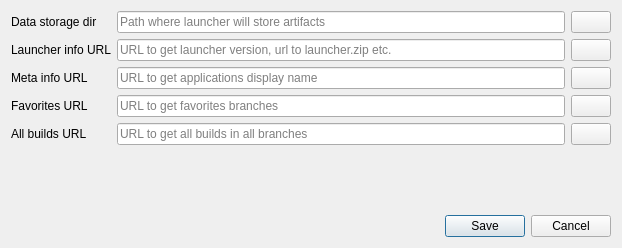
<?xml version="1.0" encoding="UTF-8"?>
<ui version="4.0">
 <class>PreferencesDialog</class>
 <widget class="QDialog" name="PreferencesDialog">
  <property name="geometry">
   <rect>
    <x>0</x>
    <y>0</y>
    <width>622</width>
    <height>248</height>
   </rect>
  </property>
  <property name="windowTitle">
   <string>Dialog</string>
  </property>
  <layout class="QVBoxLayout" name="verticalLayout">
   <item>
    <layout class="QGridLayout" name="gridLayout">
     <item row="1" column="1">
      <widget class="QLineEdit" name="lineEdit_launcherInfoURL">
       <property name="toolTip">
        <string>URL to get launcher version, url to launcher.zip etc.</string>
       </property>
       <property name="placeholderText">
        <string>URL to get launcher version, url to launcher.zip etc.</string>
       </property>
      </widget>
     </item>
     <item row="1" column="0">
      <widget class="QLabel" name="label_2">
       <property name="text">
        <string>Launcher info URL</string>
       </property>
      </widget>
     </item>
     <item row="0" column="2">
      <widget class="QPushButton" name="pushButton_selectStorageDir">
       <property name="toolTip">
        <string>Choose storage dir</string>
       </property>
       <property name="text">
        <string/>
       </property>
       <property name="icon">
        <iconset resource="icons.qrc">
         <normaloff>:/Icons/openfolder.png</normaloff>:/Icons/openfolder.png</iconset>
       </property>
      </widget>
     </item>
     <item row="0" column="1">
      <widget class="QLineEdit" name="lineEdit_launcherDataPath">
       <property name="toolTip">
        <string>Path where launcher will store artifacts</string>
       </property>
       <property name="text">
        <string/>
       </property>
       <property name="placeholderText">
        <string>Path where launcher will store artifacts</string>
       </property>
      </widget>
     </item>
     <item row="0" column="0">
      <widget class="QLabel" name="label">
       <property name="text">
        <string>Data storage dir</string>
       </property>
      </widget>
     </item>
     <item row="4" column="1">
      <widget class="QLineEdit" name="lineEdit_allBuildsURL">
       <property name="toolTip">
        <string>URL to get all builds in all branches</string>
       </property>
       <property name="placeholderText">
        <string>URL to get all builds in all branches</string>
       </property>
      </widget>
     </item>
     <item row="2" column="1">
      <widget class="QLineEdit" name="lineEdit_metaInfoURL">
       <property name="toolTip">
        <string>URL to get applications display name</string>
       </property>
       <property name="placeholderText">
        <string>URL to get applications display name</string>
       </property>
      </widget>
     </item>
     <item row="3" column="1">
      <widget class="QLineEdit" name="lineEdit_favoritesURL">
       <property name="toolTip">
        <string>URL to get favorites branches</string>
       </property>
       <property name="placeholderText">
        <string>URL to get favorites branches</string>
       </property>
      </widget>
     </item>
     <item row="2" column="0">
      <widget class="QLabel" name="label_3">
       <property name="text">
        <string>Meta info URL</string>
       </property>
      </widget>
     </item>
     <item row="3" column="0">
      <widget class="QLabel" name="label_4">
       <property name="text">
        <string>Favorites URL</string>
       </property>
      </widget>
     </item>
     <item row="4" column="0">
      <widget class="QLabel" name="label_5">
       <property name="text">
        <string>All builds URL</string>
       </property>
      </widget>
     </item>
     <item row="1" column="2">
      <widget class="QPushButton" name="pushButton_resetLauncherInfoURL">
       <property name="toolTip">
        <string>Reset to default</string>
       </property>
       <property name="text">
        <string/>
       </property>
       <property name="icon">
        <iconset resource="icons.qrc">
         <normaloff>:/Icons/undo.png</normaloff>:/Icons/undo.png</iconset>
       </property>
      </widget>
     </item>
     <item row="2" column="2">
      <widget class="QPushButton" name="pushButton_resetMetaInfoURL">
       <property name="toolTip">
        <string>Reset to default</string>
       </property>
       <property name="text">
        <string/>
       </property>
       <property name="icon">
        <iconset resource="icons.qrc">
         <normaloff>:/Icons/undo.png</normaloff>:/Icons/undo.png</iconset>
       </property>
      </widget>
     </item>
     <item row="3" column="2">
      <widget class="QPushButton" name="pushButton_resetFavoritesURL">
       <property name="toolTip">
        <string>Reset to default</string>
       </property>
       <property name="text">
        <string/>
       </property>
       <property name="icon">
        <iconset resource="icons.qrc">
         <normaloff>:/Icons/undo.png</normaloff>:/Icons/undo.png</iconset>
       </property>
      </widget>
     </item>
     <item row="4" column="2">
      <widget class="QPushButton" name="pushButton_resetAllBuildsURL">
       <property name="toolTip">
        <string>Reset to default</string>
       </property>
       <property name="text">
        <string/>
       </property>
       <property name="icon">
        <iconset resource="icons.qrc">
         <normaloff>:/Icons/undo.png</normaloff>:/Icons/undo.png</iconset>
       </property>
      </widget>
     </item>
    </layout>
   </item>
   <item>
    <spacer name="verticalSpacer">
     <property name="orientation">
      <enum>Qt::Vertical</enum>
     </property>
     <property name="sizeHint" stdset="0">
      <size>
       <width>20</width>
       <height>40</height>
      </size>
     </property>
    </spacer>
   </item>
   <item>
    <widget class="QDialogButtonBox" name="buttonBox">
     <property name="orientation">
      <enum>Qt::Horizontal</enum>
     </property>
     <property name="standardButtons">
      <set>QDialogButtonBox::Cancel|QDialogButtonBox::Save</set>
     </property>
    </widget>
   </item>
  </layout>
 </widget>
 <resources>
  <include location="icons.qrc"/>
 </resources>
 <connections>
  <connection>
   <sender>buttonBox</sender>
   <signal>accepted()</signal>
   <receiver>PreferencesDialog</receiver>
   <slot>accept()</slot>
   <hints>
    <hint type="sourcelabel">
     <x>248</x>
     <y>254</y>
    </hint>
    <hint type="destinationlabel">
     <x>157</x>
     <y>274</y>
    </hint>
   </hints>
  </connection>
  <connection>
   <sender>buttonBox</sender>
   <signal>rejected()</signal>
   <receiver>PreferencesDialog</receiver>
   <slot>reject()</slot>
   <hints>
    <hint type="sourcelabel">
     <x>316</x>
     <y>260</y>
    </hint>
    <hint type="destinationlabel">
     <x>286</x>
     <y>274</y>
    </hint>
   </hints>
  </connection>
 </connections>
</ui>
